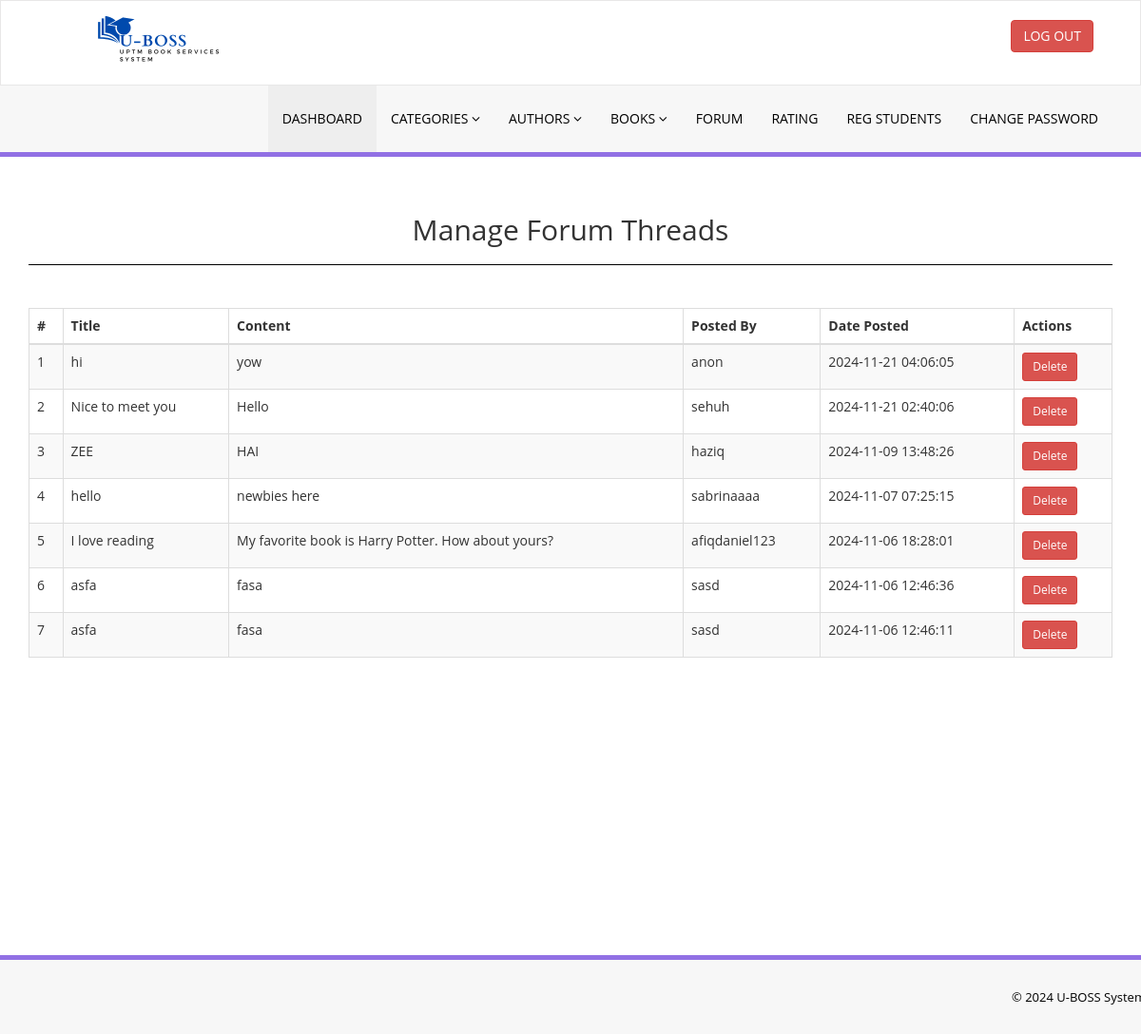
The page /library/admin/adminforum.php (signed in) on the database its author committed.
### tables this page shows
CREATE TABLE `forum_threads` (
  `thread_id` int(11) NOT NULL,
  `user_name` varchar(255) NOT NULL,
  `thread_title` varchar(255) NOT NULL,
  `thread_content` text NOT NULL,
  `created_at` timestamp NOT NULL DEFAULT current_timestamp()
);

### library/admin/adminforum.php (the view, shortened to what this page needs)
<?php
include('includes/config.php');
$sql = "SELECT * FROM forum_threads ORDER BY created_at DESC";
$query = $dbh->prepare($sql);
$query->execute();
$threads = $query->fetchAll(PDO::FETCH_OBJ);
?>
<!DOCTYPE html>
<html>
<head>
    <link href="assets/css/bootstrap.css" rel="stylesheet" />
    <link href="assets/css/font-awesome.css" rel="stylesheet" />
    <link href="assets/css/style.css" rel="stylesheet" />
</head>
<body>
    <?php include('includes/header.php'); ?>
    <div class="content-wrapper">
        <div class="container">
            <div class="row pad-botm">
                <div class="col-md-12">
                    <h2 style="text-align: center;">Manage Forum Threads</h2><h2 style="border-top: 1px solid black; padding-bottom: 5px;">
                </div>
            </div>
            <div class="table-responsive">
                <table class="table table-bordered table-striped">
                    <thead>
                        <tr>
                            <th>#</th>
                            <th>Title</th>
                            <th>Content</th>
                            <th>Posted By</th>
                            <th>Date Posted</th>
                            <th>Actions</th>
                        </tr>
                    </thead>
                    <tbody>
                        <?php
                        $count = 1;
                        foreach ($threads as $thread) { ?>
                            <tr>
                                <td><?php echo $count++; ?></td>
                                <td><?php echo htmlentities($thread->thread_title); ?></td>
                                <td><?php echo nl2br(htmlentities($thread->thread_content)); ?></td>
                                <td><?php echo htmlentities($thread->user_name); ?></td>
                                <td><?php echo htmlentities($thread->created_at); ?></td>
                                <td>
                                    <a href="adminforum.php?delete_id=<?php echo $thread->thread_id; ?>"
                                       onclick="return confirm('Are you sure you want to delete this thread?');"
                                       class="btn btn-danger btn-sm">Delete</a>
                                </td>
                            </tr>
                        <?php } ?>
                    </tbody>
                </table>
            </div>
        </div>
    </div>
    <?php include('includes/footer.php'); ?>
</body>
</html>

### library/admin/assets/css/style.css (style rules this page uses)
.content-wrapper { margin-top: 40px; min-height:800px; padding-bottom:90px; }
.pad-botm { padding-bottom:30px; }

### rows shown on the page
forum_threads: thread_title "hi", thread_content "yow", user_name "anon", created_at "2024-11-21 04:06:05"
forum_threads: thread_title "Nice to meet you", thread_content "Hello", user_name "sehuh", created_at "2024-11-21 02:40:06"
forum_threads: thread_title "ZEE", thread_content "HAI", user_name "haziq", created_at "2024-11-09 13:48:26"
forum_threads: thread_title "hello", thread_content "newbies here", user_name "sabrinaaaa", created_at "2024-11-07 07:25:15"
forum_threads: thread_title "I love reading", thread_content "My favorite book is Harry Potter. How about yours?", user_name "afiqdaniel123", created_at "2024-11-06 18:28:01"
forum_threads: thread_title "asfa", thread_content "fasa", user_name "sasd", created_at "2024-11-06 12:46:36"
forum_threads: thread_title "asfa", thread_content "fasa", user_name "sasd", created_at "2024-11-06 12:46:11"
